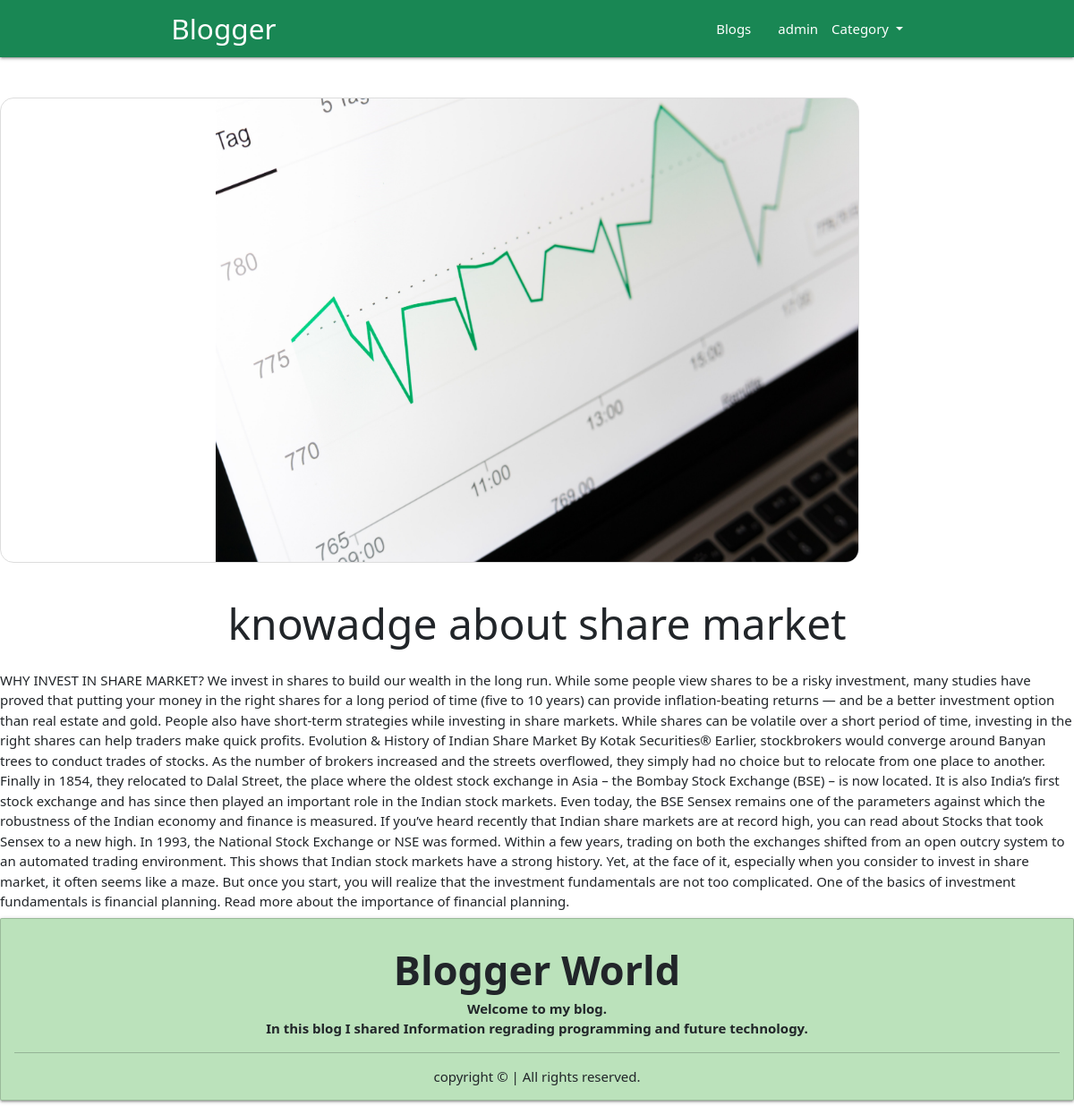
Page /blog/whatisshare/ on the committed database.
### blog/models.py (models this page shows, shortened)
class Post(models.Model):
    post_id = models.AutoField(primary_key=True)
    title = models.CharField(max_length=200)
    content = models.TextField()
    url = models.CharField(max_length=100)
    cat = models.ForeignKey(Category,on_delete=models.CASCADE)
    image = models.ImageField(upload_to = 'post/')

### blog/views.py (the view)
# urls.py: path('blog/<slug:url>/', post),
def post(request, url):
    post = Post.objects.get(url = url)
    cats = Category.objects.all()
    context = {
        'post' : post,
        'cats' : cats,
    }
    return render(request, 'post.html',context)

### templates/post.html (shortened to what this page needs)
{% extends 'base.html' %}
{% block content %}
<br><br>
<img src="/media/{{post.image}}" class="post-image" class="d-block w-100" alt="...">
<div>
    <h1 class="blog-title">{{post.title}}</h1>
</div>
<div class="information">
    {{post.content}}
</div>
{% endblock %}

### templates/post.html (style rules this page uses)
.blog-title { text-align: center; font-size: 3.2rem; }
.post-image { border: 1px solid #ddd; border-radius: 1rem; width: 80%; align-items: center; display: block; padding-left: 20vw; height: 65vh; }
.information { height: max-content; }

### rows in the picture
Post: image (picture), title "knowadge about share market", content "WHY INVEST IN SHARE MARKET? We invest in shares to build our wealth in the long run. While some people view shares to be a risky investment, many studies have proved that putting your money in the right shares for a long period of time (five to 10 years) can provide inflation-beating returns — and be a better investment option than real estate and gold. People also have short-term strategies while investing in share markets. While shares can be volatile over a short period of time, investing in the right shares can help traders make quick profits. Evolution & History of Indian Share Market By Kotak Securities® Earlier, stockbrokers would converge around Banyan trees to conduct trades of…"
